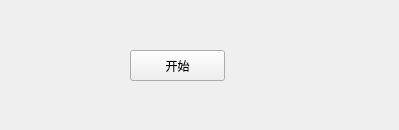
<?xml version="1.0" encoding="UTF-8"?>
<ui version="4.0">
 <class>Widget</class>
 <widget class="QWidget" name="Widget">
  <property name="geometry">
   <rect>
    <x>0</x>
    <y>0</y>
    <width>399</width>
    <height>130</height>
   </rect>
  </property>
  <property name="windowTitle">
   <string>Widget</string>
  </property>
  <widget class="QPushButton" name="pushButton">
   <property name="geometry">
    <rect>
     <x>130</x>
     <y>50</y>
     <width>95</width>
     <height>31</height>
    </rect>
   </property>
   <property name="text">
    <string>开始</string>
   </property>
  </widget>
 </widget>
 <layoutdefault spacing="6" margin="11"/>
 <resources/>
 <connections/>
</ui>
